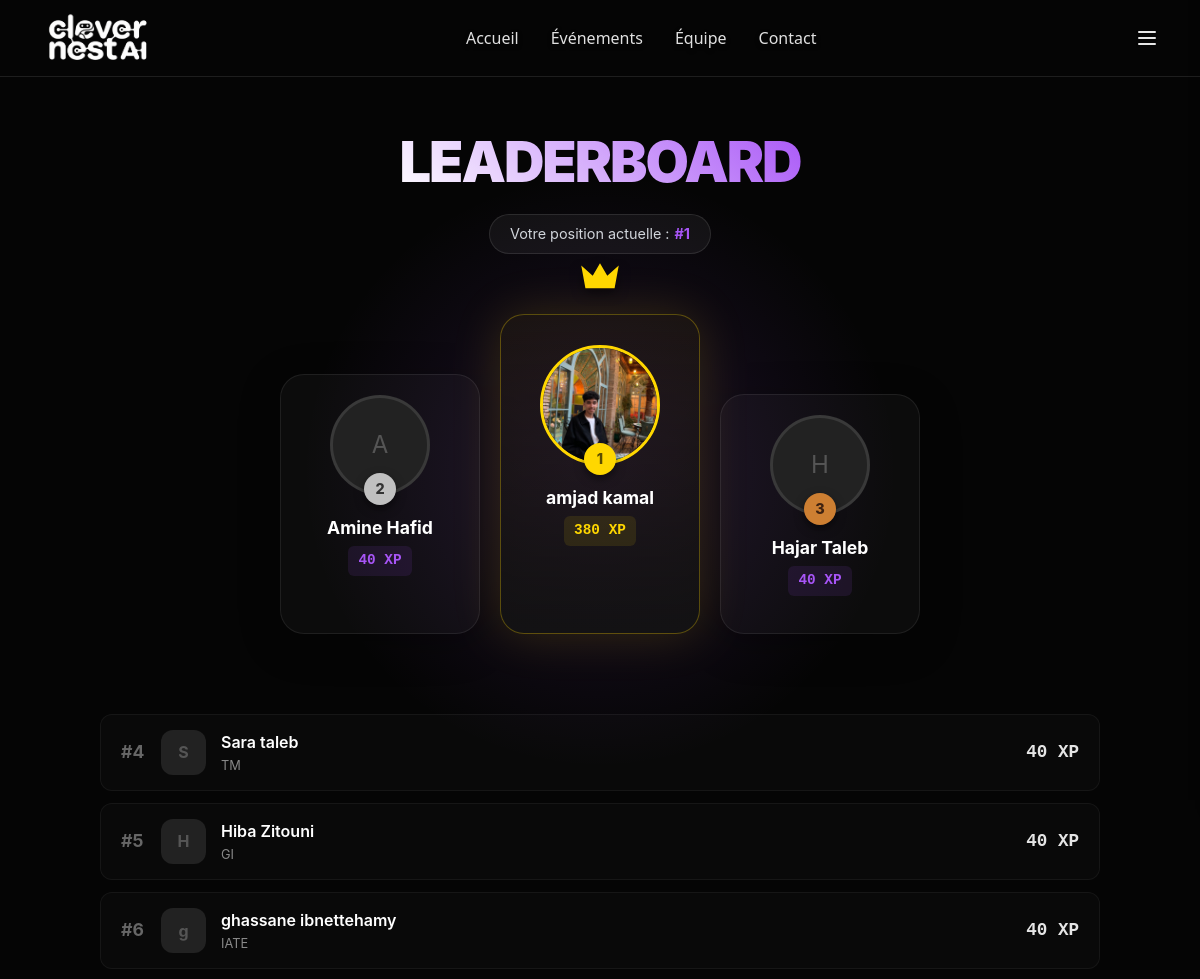
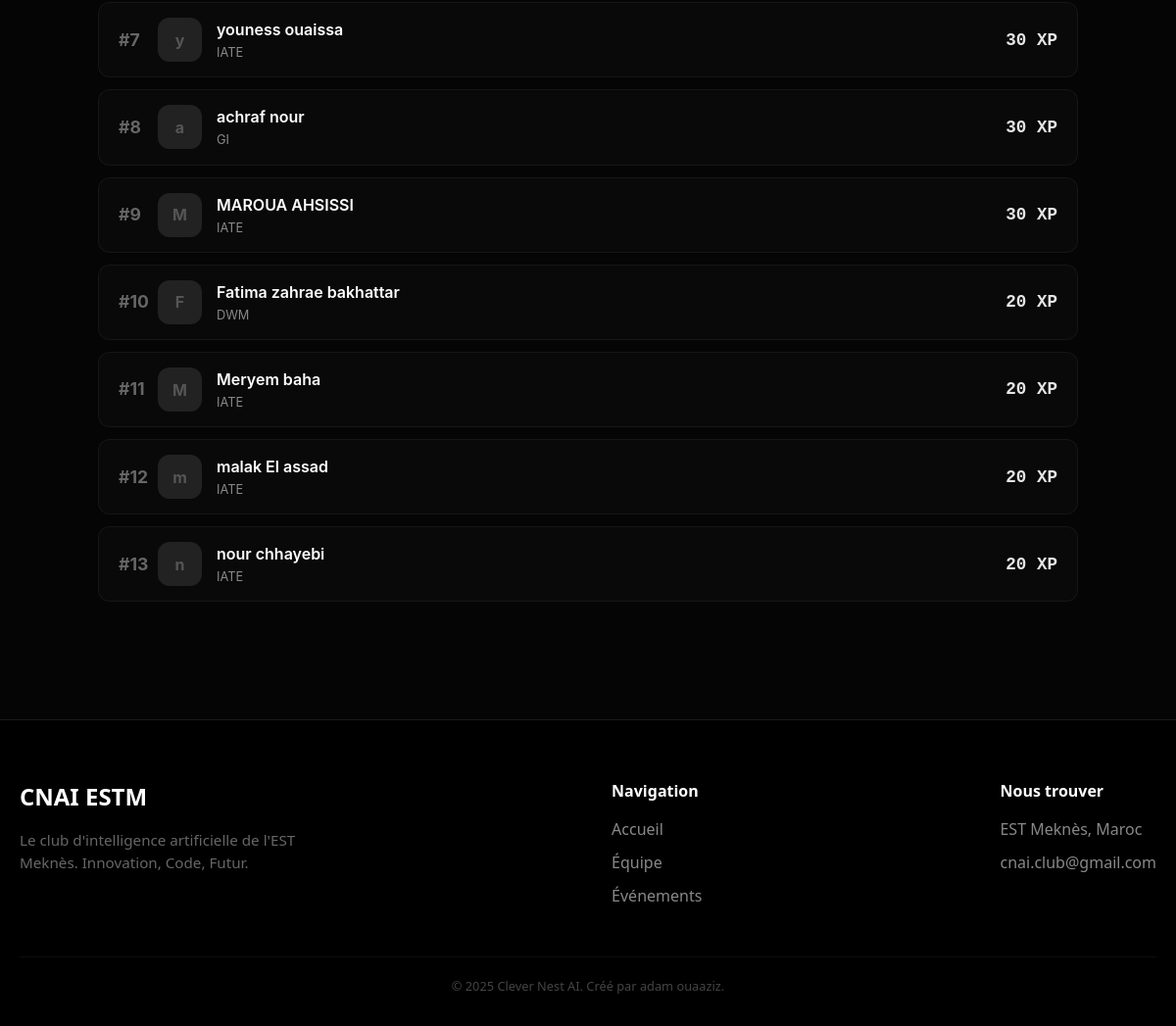
Before: /ranking/ (signed in) with the older database file (2 pictures, top to bottom).
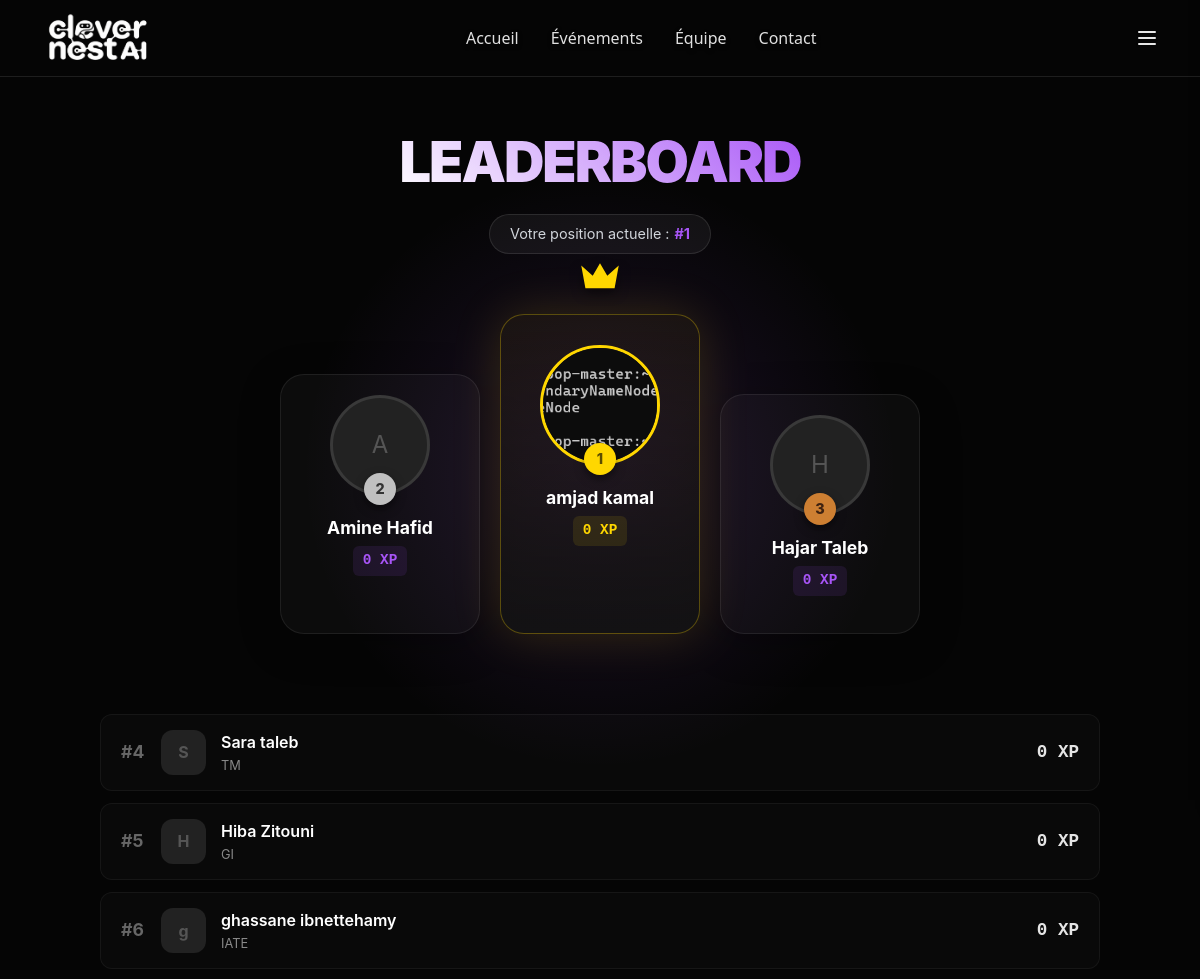
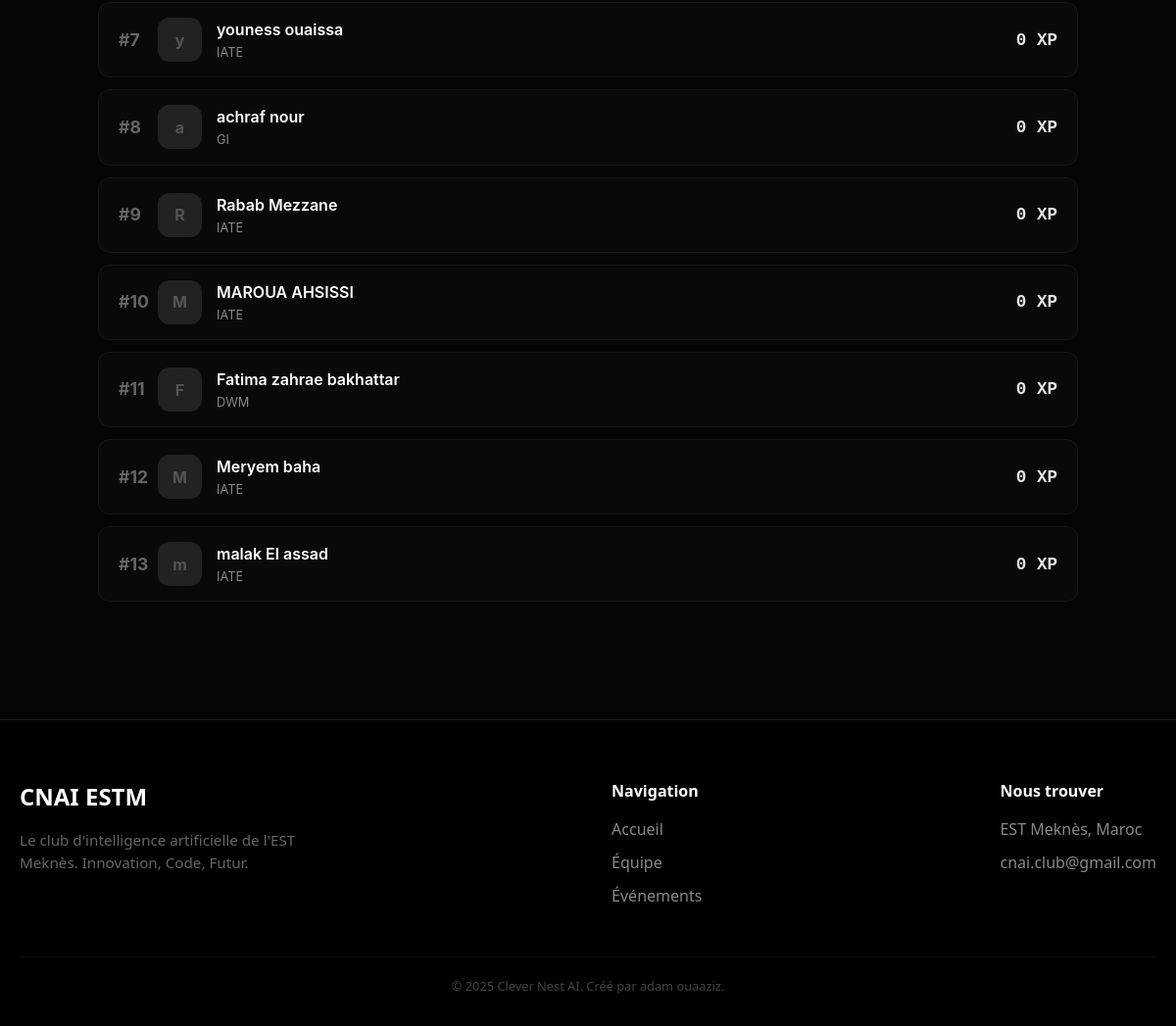
After: the same page with the newer database file (2 pictures, top to bottom).
### membres/models.py (models this page shows, shortened)
class Membres(models.Model):
    nom = models.CharField(max_length=100)
    prenom = models.CharField(max_length=100)
    email = models.EmailField(unique=True)
    code_MASSAR = models.CharField(max_length=20, unique=True)
    telephone = models.CharField(max_length=15, blank=True, null=True)
    filliere = models.CharField(max_length=100)
    login = models.CharField(max_length=50, unique=True)
    mot_de_passe = models.CharField(max_length=128)
    points = models.IntegerField(default=0)
    rang = models.CharField(max_length=50, blank=True, null=True)
    photo = models.ImageField(upload_to='photos/', blank=True, null=True)
    date_inscription = models.DateTimeField(auto_now_add=True)
    uuid_code = models.UUIDField(default=uuid.uuid4, unique=True, editable=False)
    class Meta:
        ordering = ['nom']
        verbose_name = "Membre"
        verbose_name_plural = "Membres"

### membres/views.py (the view)
# urls.py: path('ranking/', views.ranking, name='ranking'),
def ranking(request):
    if not require_login(request): return redirect('login')
    membre_id = request.session.get('membre_id')
    all_members_qs = Membres.objects.all().order_by('-points')
    rank = '-'
    if membre_id:
        all_ids = list(all_members_qs.values_list('id', flat=True))
        if membre_id in all_ids: rank = all_ids.index(membre_id) + 1
    membre = Membres.objects.get(id=membre_id) if membre_id else None
    return render(request, 'membres/ranking.html', {
        'membre': membre, 'my_rank': rank,
        'top3': all_members_qs[:3], 'rest_of_list': all_members_qs[3:13],
        'is_member': get_is_member(request)
    })

### membres/views.py (called while the page is built)
def get_is_member(request):
    return request.user.is_authenticated or 'membre_id' in request.session

def require_login(request):
    if request.user.is_authenticated or 'membre_id' in request.session:
        return True
    return False

### membres/templates/membres/ranking.html (shortened to what this page needs)
{% extends 'membres/base.html' %}
{% load static %}
{% block content %}
<div class="ranking-section">
    <div class="ranking-container animate-fade-up">
        <div class="ranking-header">
            <h2>Leaderboard</h2>
            <div class="user-rank-pill">
                Votre position actuelle : <strong>#{{ my_rank }}</strong>
            </div>
        </div>
        <div class="podium-wrapper">
            {% if top3|length >= 2 %}
            <div class="podium-card place-2">
                <div class="podium-img-container">
                    {% if top3.1.photo %}
                        <img src="{{ top3.1.photo.url }}" class="podium-img">
                    {% else %}
                        <div class="podium-img" style="background:#222; display:flex; align-items:center; justify-content:center; color:#555; font-size:1.5rem;">{{ top3.1.prenom|first }}</div>
                    {% endif %}
                    <div class="rank-badge">2</div>
                </div>
                <div class="podium-name">{{ top3.1.prenom }} {{ top3.1.nom }}</div>
                <div class="podium-pts">{{ top3.1.points }} XP</div>
            </div>
            {% endif %}
            {% if top3|length >= 1 %}
            <div class="podium-card place-1">
                <div class="crown">
                    <svg viewBox="0 0 24 24" fill="none" xmlns="http://www.w3.org/2000/svg">
                        <path d="M5 16L3 5L8.5 10L12 4L15.5 10L21 5L19 16H5Z" fill="#FFD700"/>
                    </svg>
                </div>
                <div class="podium-img-container">
                    {% if top3.0.photo %}
                        <img src="{{ top3.0.photo.url }}" class="podium-img">
                    {% else %}
                        <div class="podium-img" style="background:#222; display:flex; align-items:center; justify-content:center; color:#555; font-size:2rem;">{{ top3.0.prenom|first }}</div>
                    {% endif %}
                    <div class="rank-badge">1</div>
                </div>
                <div class="podium-name">{{ top3.0.prenom }} {{ top3.0.nom }}</div>
                <div class="podium-pts">{{ top3.0.points }} XP</div>
            </div>
            {% endif %}
            {% if top3|length >= 3 %}
            <div class="podium-card place-3">
                <div class="podium-img-container">
                    {% if top3.2.photo %}
                        <img src="{{ top3.2.photo.url }}" class="podium-img">
                    {% else %}
                        <div class="podium-img" style="background:#222; display:flex; align-items:center; justify-content:center; color:#555; font-size:1.5rem;">{{ top3.2.prenom|first }}</div>
                    {% endif %}
                    <div class="rank-badge">3</div>
                </div>
                <div class="podium-name">{{ top3.2.prenom }} {{ top3.2.nom }}</div>
                <div class="podium-pts">{{ top3.2.points }} XP</div>
            </div>
            {% endif %}
        </div>
        {% if rest_of_list %}
        <div class="list-wrapper">
            {% for m in rest_of_list %}
            <div class="rank-card {% if m.id == membre.id %}is-me{% endif %}">
                <div class="rc-rank">#{{ forloop.counter|add:3 }}</div>
                {% if m.photo %}
                    <img src="{{ m.photo.url }}" class="rc-img">
                {% else %}
                    <div class="rc-placeholder">{{ m.prenom|first }}</div>
                {% endif %}
                <div class="rc-info">
                    <span class="rc-name">{{ m.prenom }} {{ m.nom }}</span>
                    <span class="rc-filiere">{{ m.filliere }}</span>
                </div>
                <div class="rc-points">{{ m.points }} XP</div>
            </div>
            {% endfor %}
        </div>
        {% else %}
            <p style="text-align:center; color:#555; margin-top:20px;">Le classement se remplit petit à petit...</p>
        {% endif %}
    </div>
</div>
{% endblock %}

Changed rows visible on the page:
no longer on this page (row edited): Membres: prenom|first "n", prenom "nour", nom "chhayebi", filliere "IATE", points "20"
changed Membres "Amine": points "40" → "0"
changed Membres "amjad": photo: a different picture; points "380" → "0"
changed Membres "Hajar": points "40" → "0"
changed Membres "Sara": points "40" → "0"
changed Membres "Hiba": points "40" → "0"
changed Membres "ghassane": points "40" → "0"
changed Membres "youness": points "30" → "0"
changed Membres "achraf": points "30" → "0"
now on this page (row edited): Membres: prenom|first "R", prenom "Rabab", nom "Mezzane", filliere "IATE", points "0"
changed Membres "MAROUA": points "30" → "0"
changed Membres "Fatima zahrae": points "20" → "0"
changed Membres "Meryem": points "20" → "0"
changed Membres "malak": points "20" → "0"
